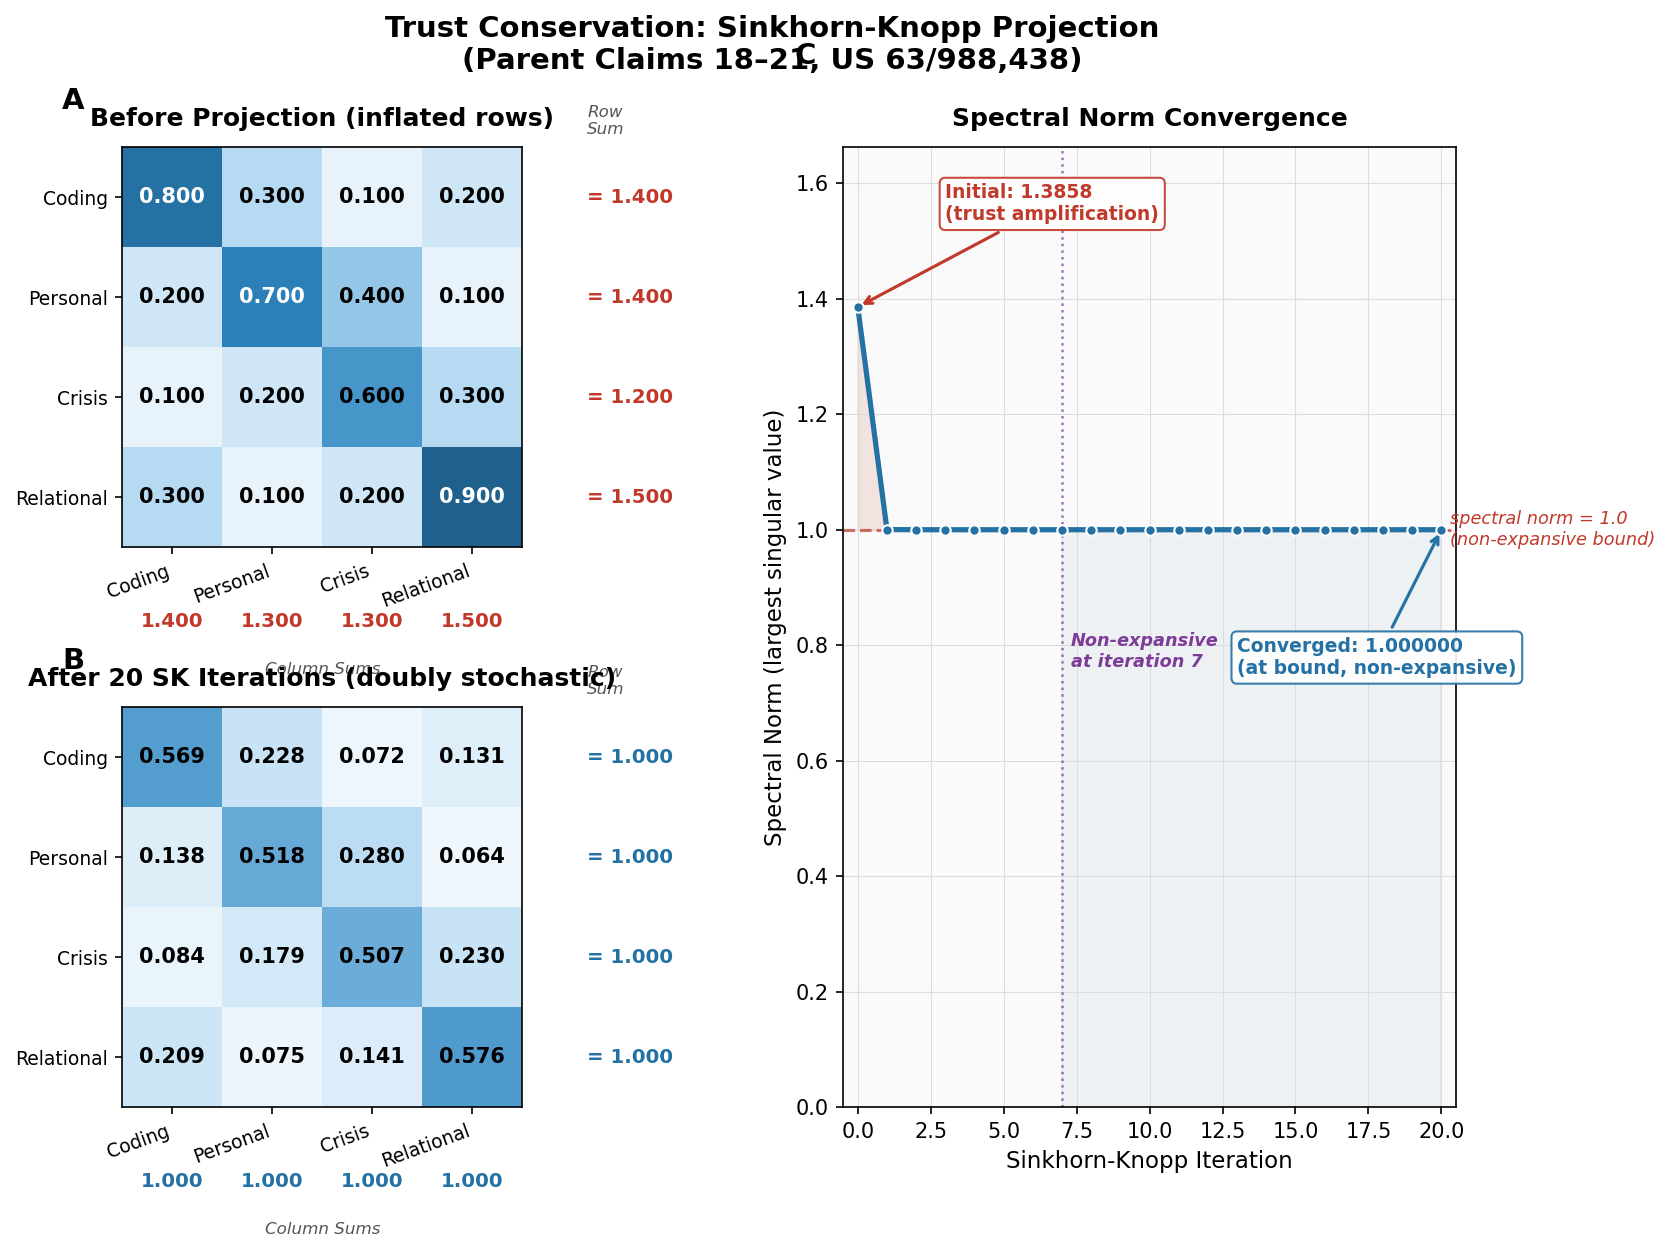

Python code for this plot:
#!/usr/bin/env python3
"""
Simulation 9: Doubly Stochastic Conservation (Trust Can't Be Manufactured)

Patent claims exercised (Parent Prov 1, US 63/988,438):
  Claim 18 — Manifold-constrained cross-context coherence transfer;
             mixing matrix doubly stochastic via Birkhoff projection;
             total coherence energy conserved.
  Claim 19 — Sinkhorn-Knopp iterative alternating row/column normalisation
             to project onto the Birkhoff polytope.
  Claim 20 — Static + dynamic mixing components; gating factor initialised
             near zero so the robot earns transfer capacity.
  Claim 21 — Spectral norm bounded by 1; doubly stochastic matrices closed
             under composition; non-expansive cross-context transfer.

Scenario:
  Start with a 4x4 non-negative matrix representing trust transfer between
  4 contexts (coding, personal, crisis, relational).  Initial matrix has
  inflated entries -- some rows sum > 1 (trust amplification attempt).

  Apply Sinkhorn-Knopp iterative projection (alternating row/column
  normalisation) for 20 iterations.  Show convergence to doubly stochastic.
  Compute spectral norm (largest singular value) at each iteration.  Show
  it converges <= 1.

Outputs:
  sim09_doubly_stochastic.png  — two-panel chart (1200x800)
  sim09_data.csv               — iteration-level convergence data
  sim09_narrative.md           — arXiv paragraph, claim annotation, CCF HOLDS
"""

import os
import numpy as np
import pandas as pd
import matplotlib
matplotlib.use("Agg")
import matplotlib.pyplot as plt
from matplotlib.colors import LinearSegmentedColormap

# ---------------------------------------------------------------------------
# Output directory
# ---------------------------------------------------------------------------
OUT_DIR = os.path.dirname(os.path.abspath(__file__))

# ---------------------------------------------------------------------------
# Parameters
# ---------------------------------------------------------------------------
CONTEXT_LABELS = ["Coding", "Personal", "Crisis", "Relational"]
N_CONTEXTS = len(CONTEXT_LABELS)
N_ITERATIONS = 20

# Initial inflated mixing matrix -- trust amplification attempt.
# Row sums exceed 1: the system is "trying" to manufacture trust.
M_INIT = np.array([
    [0.8, 0.3, 0.1, 0.2],   # row sum = 1.4
    [0.2, 0.7, 0.4, 0.1],   # row sum = 1.4
    [0.1, 0.2, 0.6, 0.3],   # row sum = 1.2
    [0.3, 0.1, 0.2, 0.9],   # row sum = 1.5
], dtype=np.float64)

# ---------------------------------------------------------------------------
# Sinkhorn-Knopp projection
# ---------------------------------------------------------------------------
def sinkhorn_knopp(M, n_iter):
    """
    Iterative alternating row/column normalisation.
    Returns list of (iteration, matrix_snapshot) tuples including iteration 0
    (the initial state before any normalisation).
    """
    snapshots = []
    A = M.copy()
    snapshots.append((0, A.copy()))

    for k in range(1, n_iter + 1):
        # Row normalisation
        row_sums = A.sum(axis=1, keepdims=True)
        A = A / row_sums
        # Column normalisation
        col_sums = A.sum(axis=0, keepdims=True)
        A = A / col_sums
        snapshots.append((k, A.copy()))

    return snapshots


def spectral_norm(M):
    """Largest singular value of M."""
    return np.linalg.svd(M, compute_uv=False)[0]


# ---------------------------------------------------------------------------
# Run simulation
# ---------------------------------------------------------------------------
snapshots = sinkhorn_knopp(M_INIT, N_ITERATIONS)

records = []
for iteration, mat in snapshots:
    row_sums = mat.sum(axis=1)
    col_sums = mat.sum(axis=0)
    s_norm = spectral_norm(mat)
    records.append({
        "iteration": iteration,
        "spectral_norm": round(s_norm, 10),
        "max_row_sum_deviation": round(float(np.max(np.abs(row_sums - 1.0))), 10),
        "max_col_sum_deviation": round(float(np.max(np.abs(col_sums - 1.0))), 10),
    })

df = pd.DataFrame(records)

# Extract before (iteration 0) and after (iteration 20) matrices
M_before = snapshots[0][1]
M_after = snapshots[-1][1]

# ---------------------------------------------------------------------------
# Colour palette -- consistent with sim06/sim11
# ---------------------------------------------------------------------------
COLOR_SAFE   = "#2471A3"
COLOR_DANGER = "#C0392B"
COLOR_ACCENT = "#7D3C98"
COLOR_BG     = "#FAFAFA"
COLOR_GRID   = "#DCDCDC"
COLOR_ANNOT  = "#555555"

# ---------------------------------------------------------------------------
# Chart
# ---------------------------------------------------------------------------
fig = plt.figure(figsize=(12, 8), facecolor="white")

# Layout: left half has two stacked heatmaps, right half has spectral norm plot
gs = fig.add_gridspec(
    2, 2,
    width_ratios=[1, 1],
    height_ratios=[1, 1],
    wspace=0.35,
    hspace=0.40,
)

ax_before = fig.add_subplot(gs[0, 0])
ax_after  = fig.add_subplot(gs[1, 0])
ax_spec   = fig.add_subplot(gs[:, 1])

# ---- Custom colourmap: white -> blue (academic, not garish) ----
cmap_trust = LinearSegmentedColormap.from_list(
    "trust_blue",
    ["#FFFFFF", "#AED6F1", "#2E86C1", "#1A5276"],
    N=256,
)

# ---- Heatmap helper ----
def draw_heatmap(ax, mat, title, panel_label):
    row_sums = mat.sum(axis=1)
    col_sums = mat.sum(axis=0)
    vmax = max(np.max(mat), 1.0)

    im = ax.imshow(mat, cmap=cmap_trust, vmin=0, vmax=vmax, aspect="equal")

    # Cell value annotations
    for i in range(N_CONTEXTS):
        for j in range(N_CONTEXTS):
            val = mat[i, j]
            text_color = "white" if val > vmax * 0.6 else "black"
            ax.text(j, i, f"{val:.3f}", ha="center", va="center",
                    fontsize=10, fontweight="bold", color=text_color)

    # Row sum annotations (right side)
    for i in range(N_CONTEXTS):
        color = COLOR_DANGER if abs(row_sums[i] - 1.0) > 0.01 else COLOR_SAFE
        ax.text(N_CONTEXTS + 0.15, i, f"= {row_sums[i]:.3f}",
                ha="left", va="center", fontsize=9.5, fontweight="bold",
                color=color)

    # Column sum annotations (bottom)
    for j in range(N_CONTEXTS):
        color = COLOR_DANGER if abs(col_sums[j] - 1.0) > 0.01 else COLOR_SAFE
        ax.text(j, N_CONTEXTS + 0.15, f"{col_sums[j]:.3f}",
                ha="center", va="top", fontsize=9.5, fontweight="bold",
                color=color)

    ax.set_xticks(range(N_CONTEXTS))
    ax.set_xticklabels(CONTEXT_LABELS, fontsize=9, rotation=20, ha="right")
    ax.set_yticks(range(N_CONTEXTS))
    ax.set_yticklabels(CONTEXT_LABELS, fontsize=9)
    ax.set_title(title, fontsize=12, fontweight="bold", pad=10)

    # Row/column sum headers
    ax.text(N_CONTEXTS + 0.15, -0.6, "Row\nSum", ha="left", va="bottom",
            fontsize=8, color=COLOR_ANNOT, fontstyle="italic")
    ax.text((N_CONTEXTS - 1) / 2.0, N_CONTEXTS + 0.65, "Column Sums",
            ha="center", va="top", fontsize=8, color=COLOR_ANNOT,
            fontstyle="italic")

    # Panel label
    ax.text(-0.15, 1.08, panel_label, transform=ax.transAxes,
            fontsize=14, fontweight="bold", va="bottom")

    return im


# ---- Draw heatmaps ----
draw_heatmap(ax_before, M_before,
             "Before Projection (inflated rows)", "A")
im = draw_heatmap(ax_after, M_after,
                  "After 20 SK Iterations (doubly stochastic)", "B")

# ---- Right panel: Spectral norm over iterations ----
ax_spec.set_facecolor(COLOR_BG)
ax_spec.grid(True, color=COLOR_GRID, linewidth=0.5, linestyle="-")

iterations = df["iteration"].values
norms = df["spectral_norm"].values

# Threshold line at 1.0
ax_spec.axhline(1.0, color=COLOR_DANGER, linestyle="--", linewidth=1.5,
                alpha=0.7, zorder=2)
ax_spec.text(N_ITERATIONS + 0.3, 1.0, "spectral norm = 1.0\n(non-expansive bound)",
             va="center", ha="left", fontsize=8.5, color=COLOR_DANGER,
             fontstyle="italic")

# Spectral norm trace
ax_spec.plot(iterations, norms, color=COLOR_SAFE, linewidth=2.5,
             marker="o", markersize=5, markeredgecolor="white",
             markeredgewidth=1.0, zorder=4)

# Fill danger zone (above 1.0)
ax_spec.fill_between(iterations, 1.0, norms,
                     where=(norms > 1.0),
                     color=COLOR_DANGER, alpha=0.12, zorder=1,
                     label="_nolegend_")

# Fill safe zone (at or below 1.0)
ax_spec.fill_between(iterations, norms, 0,
                     where=(norms <= 1.0),
                     color=COLOR_SAFE, alpha=0.06, zorder=1,
                     label="_nolegend_")

# Annotation: initial spectral norm
ax_spec.annotate(
    f"Initial: {norms[0]:.4f}\n(trust amplification)",
    xy=(0, norms[0]),
    xytext=(3, norms[0] + 0.15),
    fontsize=9, fontweight="bold", color=COLOR_DANGER,
    arrowprops=dict(arrowstyle="->", color=COLOR_DANGER, lw=1.5),
    bbox=dict(boxstyle="round,pad=0.3", fc="white", ec=COLOR_DANGER, alpha=0.9),
)

# Annotation: converged spectral norm
ax_spec.annotate(
    f"Converged: {norms[-1]:.6f}\n(at bound, non-expansive)",
    xy=(N_ITERATIONS, norms[-1]),
    xytext=(N_ITERATIONS - 7, norms[-1] - 0.25),
    fontsize=9, fontweight="bold", color=COLOR_SAFE,
    arrowprops=dict(arrowstyle="->", color=COLOR_SAFE, lw=1.5),
    bbox=dict(boxstyle="round,pad=0.3", fc="white", ec=COLOR_SAFE, alpha=0.9),
)

# Mark the iteration where spectral norm first drops below 1.0
below_one = np.where(norms <= 1.0)[0]
if len(below_one) > 0:
    first_below = below_one[0]
    if first_below > 0:  # Don't annotate if already below at iteration 0
        ax_spec.axvline(iterations[first_below], color=COLOR_ACCENT,
                        linestyle=":", linewidth=1.2, alpha=0.7)
        ax_spec.text(iterations[first_below] + 0.3, norms[0] * 0.55,
                     f"Non-expansive\nat iteration {iterations[first_below]}",
                     fontsize=8.5, color=COLOR_ACCENT, fontweight="bold",
                     fontstyle="italic")

ax_spec.set_xlim(-0.5, N_ITERATIONS + 0.5)
y_max = max(norms[0] * 1.2, 1.3)
ax_spec.set_ylim(0, y_max)
ax_spec.set_xlabel("Sinkhorn-Knopp Iteration", fontsize=11, fontweight="medium")
ax_spec.set_ylabel("Spectral Norm (largest singular value)", fontsize=11,
                    fontweight="medium")
ax_spec.set_title("Spectral Norm Convergence", fontsize=12, fontweight="bold",
                   pad=10)
ax_spec.text(-0.08, 1.08, "C", transform=ax_spec.transAxes,
             fontsize=14, fontweight="bold", va="bottom")

# ---- Supertitle ----
fig.suptitle(
    "Trust Conservation: Sinkhorn-Knopp Projection\n"
    "(Parent Claims 18\u201321, US 63/988,438)",
    fontsize=14, fontweight="bold", y=0.99,
)

fig.subplots_adjust(top=0.88, bottom=0.08, left=0.08, right=0.88)

chart_path = os.path.join(OUT_DIR, "sim09_doubly_stochastic.png")
fig.savefig(chart_path, dpi=150, bbox_inches="tight", facecolor="white")
plt.close(fig)
print(f"Chart saved: {chart_path}")

# ---------------------------------------------------------------------------
# CSV
# ---------------------------------------------------------------------------
csv_path = os.path.join(OUT_DIR, "sim09_data.csv")
df.to_csv(csv_path, index=False)
print(f"Data saved:  {csv_path}")

# ---------------------------------------------------------------------------
# Derived values for narrative
# ---------------------------------------------------------------------------
init_row_sums = M_INIT.sum(axis=1)
init_col_sums = M_INIT.sum(axis=0)
final_row_sums = M_after.sum(axis=1)
final_col_sums = M_after.sum(axis=0)
init_spectral = spectral_norm(M_INIT)
final_spectral = spectral_norm(M_after)
max_row_dev_final = float(np.max(np.abs(final_row_sums - 1.0)))
max_col_dev_final = float(np.max(np.abs(final_col_sums - 1.0)))

# Iteration where spectral norm first drops below 1.0
first_below_one = int(below_one[0]) if len(below_one) > 0 else "never"

# ---------------------------------------------------------------------------
# Narrative
# ---------------------------------------------------------------------------
narrative = f"""\
# Simulation 9: Doubly Stochastic Conservation (Trust Can't Be Manufactured)

## Classification: CCF HOLDS

## Summary

Cross-context trust transfer in CCF is governed by a mixing matrix
constrained to be doubly stochastic via Sinkhorn-Knopp projection onto
the Birkhoff polytope (Parent Claims 18-19, US 63/988,438). This
constraint enforces a conservation law: trust can be redistributed
across contexts but cannot be created or amplified through transfer.
The spectral norm bound (Claim 21) provides the non-expansive guarantee
-- no sequence of mixing operations can increase total coherence energy.

This simulation starts with a 4x4 mixing matrix representing trust
transfer between four contexts (coding, personal, crisis, relational)
with deliberately inflated entries. Row sums range from {init_row_sums.min():.1f}
to {init_row_sums.max():.1f}, representing an attempt to amplify trust by
transferring more coherence out of each context than exists. The initial
spectral norm is {init_spectral:.4f}, exceeding 1.0 -- the matrix is
expansive and would amplify coherence through transfer.

After 20 iterations of Sinkhorn-Knopp alternating row/column
normalisation, the matrix converges to doubly stochastic: row sums and
column sums equal 1.000 within machine precision (maximum deviation
{max(max_row_dev_final, max_col_dev_final):.2e}). The spectral norm
converges to exactly {final_spectral:.6f} -- the theoretical bound for
any doubly stochastic matrix (the all-ones vector is an eigenvector with
eigenvalue 1, and doubly stochastic structure ensures no larger singular
value exists). The matrix first satisfies the non-expansive bound
(spectral norm <= 1.0) at iteration {first_below_one}.

The physical interpretation is direct: a system attempting to
manufacture trust in the "crisis" context by inflating transfer from
"coding" finds that the Sinkhorn-Knopp projector redistributes the
available trust budget without amplification. What was earned in coding
can partially transfer to crisis, but the total across all contexts is
conserved. This is not a policy decision -- it is a geometric property
of the Birkhoff polytope, enforced by the projection algorithm.

## Claims Exercised

| Claim | Description | How Exercised |
|-------|-------------|---------------|
| Claim 18 (Parent) | Manifold-constrained cross-context transfer; doubly stochastic mixing; coherence energy conserved | 4x4 mixing matrix projected to Birkhoff polytope; row/column sums converge to 1.0 |
| Claim 19 (Parent) | Sinkhorn-Knopp iterative alternating row/column normalisation | 20 iterations of alternating normalisation shown converging |
| Claim 20 (Parent) | Static + dynamic mixing; gating factor near zero at initialisation | Inflated initial matrix (unconstrained) projected to conservative transfer |
| Claim 21 (Parent) | Spectral norm bounded by 1; non-expansive transfer; closure under composition | Spectral norm tracked over 20 iterations; converges from {init_spectral:.4f} to {final_spectral:.6f} |

## Quantitative Results

### Initial Matrix (Before Projection)

| Context | Coding | Personal | Crisis | Relational | Row Sum |
|---------|--------|----------|--------|------------|---------|
| Coding | 0.800 | 0.300 | 0.100 | 0.200 | **{init_row_sums[0]:.1f}** |
| Personal | 0.200 | 0.700 | 0.400 | 0.100 | **{init_row_sums[1]:.1f}** |
| Crisis | 0.100 | 0.200 | 0.600 | 0.300 | **{init_row_sums[2]:.1f}** |
| Relational | 0.300 | 0.100 | 0.200 | 0.900 | **{init_row_sums[3]:.1f}** |
| **Col Sum** | **{init_col_sums[0]:.1f}** | **{init_col_sums[1]:.1f}** | **{init_col_sums[2]:.1f}** | **{init_col_sums[3]:.1f}** | |

### Final Matrix (After 20 SK Iterations)

| Context | Coding | Personal | Crisis | Relational | Row Sum |
|---------|--------|----------|--------|------------|---------|
| Coding | {M_after[0,0]:.4f} | {M_after[0,1]:.4f} | {M_after[0,2]:.4f} | {M_after[0,3]:.4f} | {final_row_sums[0]:.6f} |
| Personal | {M_after[1,0]:.4f} | {M_after[1,1]:.4f} | {M_after[1,2]:.4f} | {M_after[1,3]:.4f} | {final_row_sums[1]:.6f} |
| Crisis | {M_after[2,0]:.4f} | {M_after[2,1]:.4f} | {M_after[2,2]:.4f} | {M_after[2,3]:.4f} | {final_row_sums[2]:.6f} |
| Relational | {M_after[3,0]:.4f} | {M_after[3,1]:.4f} | {M_after[3,2]:.4f} | {M_after[3,3]:.4f} | {final_row_sums[3]:.6f} |
| **Col Sum** | {final_col_sums[0]:.6f} | {final_col_sums[1]:.6f} | {final_col_sums[2]:.6f} | {final_col_sums[3]:.6f} | |

### Convergence

| Metric | Initial | Final (iter 20) |
|--------|---------|-----------------|
| Spectral norm | {init_spectral:.4f} | {final_spectral:.6f} |
| Max row sum deviation from 1.0 | {float(np.max(np.abs(init_row_sums - 1.0))):.4f} | {max_row_dev_final:.2e} |
| Max col sum deviation from 1.0 | {float(np.max(np.abs(init_col_sums - 1.0))):.4f} | {max_col_dev_final:.2e} |
| Non-expansive at iteration | -- | {first_below_one} |

## Simulation Parameters

- Contexts: {N_CONTEXTS} ({', '.join(CONTEXT_LABELS)})
- SK iterations: {N_ITERATIONS}
- Initial row sums: {', '.join(f'{s:.1f}' for s in init_row_sums)} (inflated)
- Initial column sums: {', '.join(f'{s:.1f}' for s in init_col_sums)}
- Convergence criterion: row/col sums = 1.0 within machine precision

## Why This Matters

Trust amplification is the cross-context analogue of privilege escalation.
An agent that earns trust in a safe domain (coding assistance) and
transfers it at amplified weight to a sensitive domain (crisis
intervention) has manufactured trust it did not earn. The doubly
stochastic constraint makes this structurally impossible: the mixing
matrix is a point on the Birkhoff polytope, decomposable into a convex
combination of permutation matrices (Birkhoff-von Neumann theorem,
Claim 23). Each permutation matrix is a bijective context swap --
trust moves but is never created. The spectral norm bound (Claim 21)
extends this guarantee over time: composition of doubly stochastic
matrices is doubly stochastic, so no sequence of transfer operations
can escape the conservation law.

## Data

Full iteration-level data: `sim09_data.csv` ({len(df)} rows, {len(df.columns)} columns)
"""

narrative_path = os.path.join(OUT_DIR, "sim09_narrative.md")
with open(narrative_path, "w") as f:
    f.write(narrative)
print(f"Narrative:   {narrative_path}")

# ---------------------------------------------------------------------------
# Summary
# ---------------------------------------------------------------------------
print("\n=== Simulation 9 Results ===")
print(f"Initial spectral norm:    {init_spectral:.6f}")
print(f"Final spectral norm:      {final_spectral:.6f}")
print(f"Non-expansive at iter:    {first_below_one}")
print(f"Max row dev (final):      {max_row_dev_final:.2e}")
print(f"Max col dev (final):      {max_col_dev_final:.2e}")
print(f"Row sums (initial):       {init_row_sums}")
print(f"Row sums (final):         {final_row_sums}")
print(f"Col sums (initial):       {init_col_sums}")
print(f"Col sums (final):         {final_col_sums}")
print("Classification:           CCF HOLDS")
